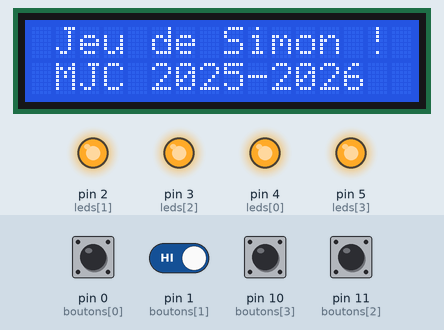
Recording of a program running on a simulated MicroPython board. Parts: 16×2 character LCD, output pins drawn as LEDs (lit = HIGH). Inputs (shaded band) come from the test bench; at power-on: pin 0 (boutons[0]), pin 1 (boutons[1]), pin 10 (boutons[3]), pin 11 (boutons[2]) HIGH. Random numbers come from a fixed seed; library files of the repository ran but are not shown: machine_i2c_lcd.py; what the program prints to the serial console is not drawn.

Above: at 5.2 s.
5.3 s: pin 0 (boutons[0]) pulled LOW for 0.15 s
At 6.7 s:
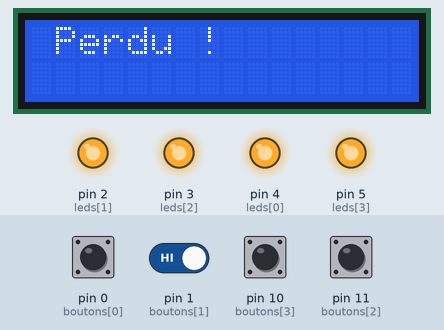
8.4 s: pin 0 (boutons[0]) pulled LOW for 1 s
At 10.4 s:
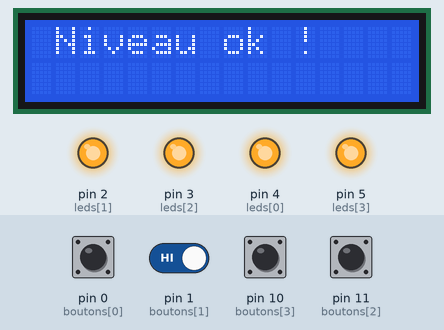
12.4 s: pin 10 (boutons[3]) pulsed LOW 5 times (0.12 s each, 0.3 s apart)
At 13.66 s:
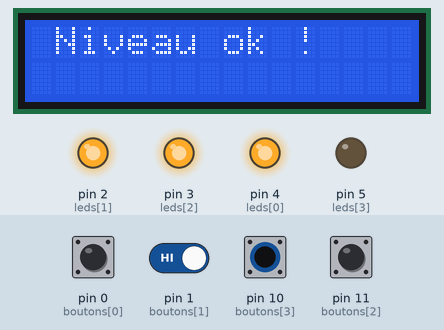
15.4 s: pin 1 (boutons[1]) driven LOW and pin 10 (boutons[3]) driven LOW
At 18.0 s:
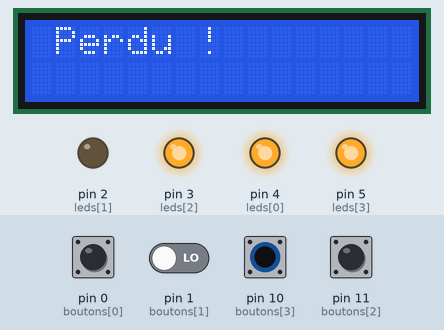
18.4 s: pin 1 (boutons[1]) driven HIGH
At 21.3 s:
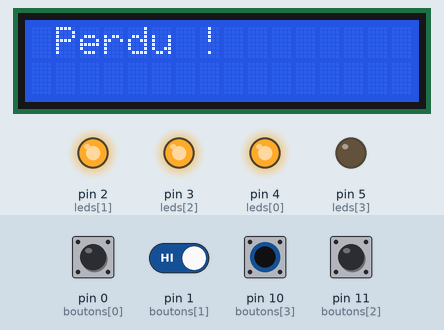
21.4 s: pin 11 (boutons[2]) pulled LOW for 1 s
At 22.0 s:
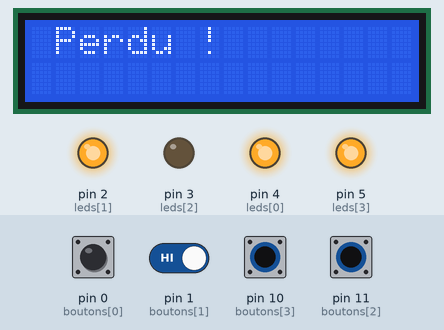
Timing chart, 0 to 24.4 s (numbered marks = the images above; inputs shaded):
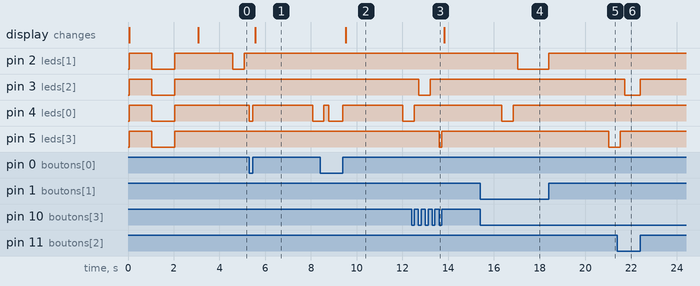

Measured:
- after the input at 5.3 s, pin 4 (leds[0]): HIGH → LOW at once, → HIGH 0.15 s later, → LOW 2.6 s later; the display: changes after 0.27 s (image 1)
- after the input at 8.4 s, the display: changes after 1.1 s (image 2)
- after the input at 12.4 s, pin 5 (leds[3]): HIGH → LOW after 1.2 s, → HIGH 0.12 s later
- after the input at 15.4 s, pin 2 (leds[1]): HIGH → LOW after 1.6 s
- after the input at 18.4 s, pin 2 (leds[1]): LOW → HIGH at once; pin 5 (leds[3]): HIGH → LOW after 2.6 s
- after the input at 21.4 s, pin 3 (leds[2]): HIGH → LOW after 0.32 s, → HIGH 0.68 s later

The program:

version_2_lcd.py
```python
from machine import Pin
import time
import random

#vvvvvvvvvvvvvvvvvvvvvvvvvvvvvvvvvvv
from machine import Pin, I2C
from machine_i2c_lcd import I2cLcd
#^^^^^^^^^^^^^^^^^^^^^^^^^^^^^^^^^^^

#Version 1: Affichage des informations du jeu sur la console
#
#Version 2: Affichage des informations du jeu sur un ecran LCD
#
#Version 3: Utilisation du ruban Neopixel pour afficher le niveau de jeu par exemple
#   Niveau 1 à 4: toutes les leds en vert
#   Niveau 5 à 10:  "" en jaune
#   Niveau 10 et +: "" en rouge
#
#Version 4: Utilisation du ruban Neopixel comme bar graph...
#   Niveau 1 à 4:   leds 0-2 en vert
#   Niveau 5 à 10:  leds 0-2 en vert + leds 3-5 en jaune
#   Niveau 10 et +: leds 0-2 en vert + leds 3-5 en jaune + leds 6-8 en rouge
#
#Pour aller plus loin:
#   Faire clignoter toutes les leds quand on perd
#   Faire une animation quand on gagne
#   Accélerer le jeu après le niveau 5

#----------------------------------------------
# Declaration des boutons et des leds
#----------------------------------------------

# Definition des LEDs
leds = [
    Pin(4, Pin.OUT), #rouge
    Pin(2, Pin.OUT), #verte
    Pin(3, Pin.OUT), #bleu
    Pin(5, Pin.OUT)  #jaune
]

# Definition des boutons
boutons = [
    Pin(0, Pin.IN, Pin.PULL_UP), #bouton sous la led rouge
    Pin(1, Pin.IN, Pin.PULL_UP), #bouton sous la led verte
    Pin(11, Pin.IN, Pin.PULL_UP), #bouton sous la led bleu
    Pin(10, Pin.IN, Pin.PULL_UP) #bouton sous la led jaune
]

#vvvvvvvvvvvvvvvvvvvvvvvvvvvvvvvvvvv
# Declaration de l'ecran LCD
i2c = I2C(1, scl=Pin(15), sda=Pin(14), freq=400000)
addr = i2c.scan()[0]
#print(hex(addr))
lcd = I2cLcd(i2c, addr, 2, 16)
#^^^^^^^^^^^^^^^^^^^^^^^^^^^^^^^^^^^

#--------------------------------------------------------
# Fonctions utiles pour simplifier la lisibilité du code
#--------------------------------------------------------

# Comme les leds sont branchées en "collecteur ouvert" leur commande est "inversée"
# On définit 2 functions "pour le cacher"
def led_on(index):
    leds[index].off()

def led_off(index):
    leds[index].on()

# Pour simplifier la lecture du code on regroupe toutes les commandes
# pour allumer la led pendant un instant dans une fonction
def allumer_led(index):
    led_on(index)
    time.sleep(0.5)
    led_off(index)
    time.sleep(0.2)

#--------------------------------------------------------
# Fonctions du jeu
#--------------------------------------------------------

# On stocke également la gestion du bouton dans une fonction
# pour simplifier la lecture du code
def attendre_bouton():
    while True:
        for i, bouton in enumerate(boutons):
            if bouton.value() == 0:  # appui
                led_on(i)
                while bouton.value() == 0:
                    pass
                led_off(i)
                time.sleep(0.1)
                return i

def afficher_sequence():
    time.sleep(0.5)
    for couleur in sequence_jeu:
        allumer_led(couleur)

#--------------------------------------------------------
# Fonctions vides à compléter !!!!
#--------------------------------------------------------

def erreur():
    # pass indique qu'on ne fait rien dans cette fonction pour l'instant
    # et que c'est ok
    #vvvvvvvvvvvvvvvvvvvvvvvvvvvvvvvvvvv
    lcd.clear()
    lcd.putstr(" Perdu ! \n")
    time.sleep(1)
    #^^^^^^^^^^^^^^^^^^^^^^^^^^^^^^^^^^^

def victoire():
    # pass indique qu'on ne fait rien dans cette fonction pour l'instant
    # et que c'est ok
    #vvvvvvvvvvvvvvvvvvvvvvvvvvvvvvvvvvv
    lcd.clear()
    lcd.putstr(" Niveau ok ! \n")
    time.sleep(1)
    #^^^^^^^^^^^^^^^^^^^^^^^^^^^^^^^^^^^

#----------------------------------------------
# Initialisation
#----------------------------------------------

# On éteint toutes les leds
for i in range(4):
    led_off(i)
time.sleep(1)

# On les rallume pour vérifier qu'elles sont toutes ok
for i in range(4):
    led_on(i)
time.sleep(1)

# On les re éteint pour commencer à jouer
for i in range(4):
    led_off(i)
time.sleep(1)

# On vide la liste qui contient la sequence de jeu
# On va la construire pas à pas dans le code
sequence_jeu = []

#----------------------------------------------
# Programme principal
#----------------------------------------------

#vvvvvvvvvvvvvvvvvvvvvvvvvvvvvvvvvvv
lcd.clear()
lcd.putstr(" Jeu de Simon ! \n")
lcd.putstr(" MJC 2025-2026 \n")
time.sleep(1)
#^^^^^^^^^^^^^^^^^^^^^^^^^^^^^^^^^^^

print("Jeu de Simon")

while True:
    # Ajoute une nouvelle étape
    sequence_jeu.append(random.randint(0, 3))

    # Calcul du niveau selon la longueur de la sequence
    niveau = len(sequence_jeu)
    print("Niveau :", niveau)

    # On joue la séquence
    afficher_sequence()

    # Vérification de la saisie du joueur
    perdu = False
    for couleur_attendue in sequence_jeu:
        choix_joueur = attendre_bouton()
        if choix_joueur != couleur_attendue:
            print("Perdu ! Score :", len(sequence_jeu) - 1)
            erreur()
            sequence_jeu = [] #on recommence, on efface la sequence de jeu
            break
        else:
            #print("Bravo !")
            victoire()

    # On attend un peu
    time.sleep(1)
```
